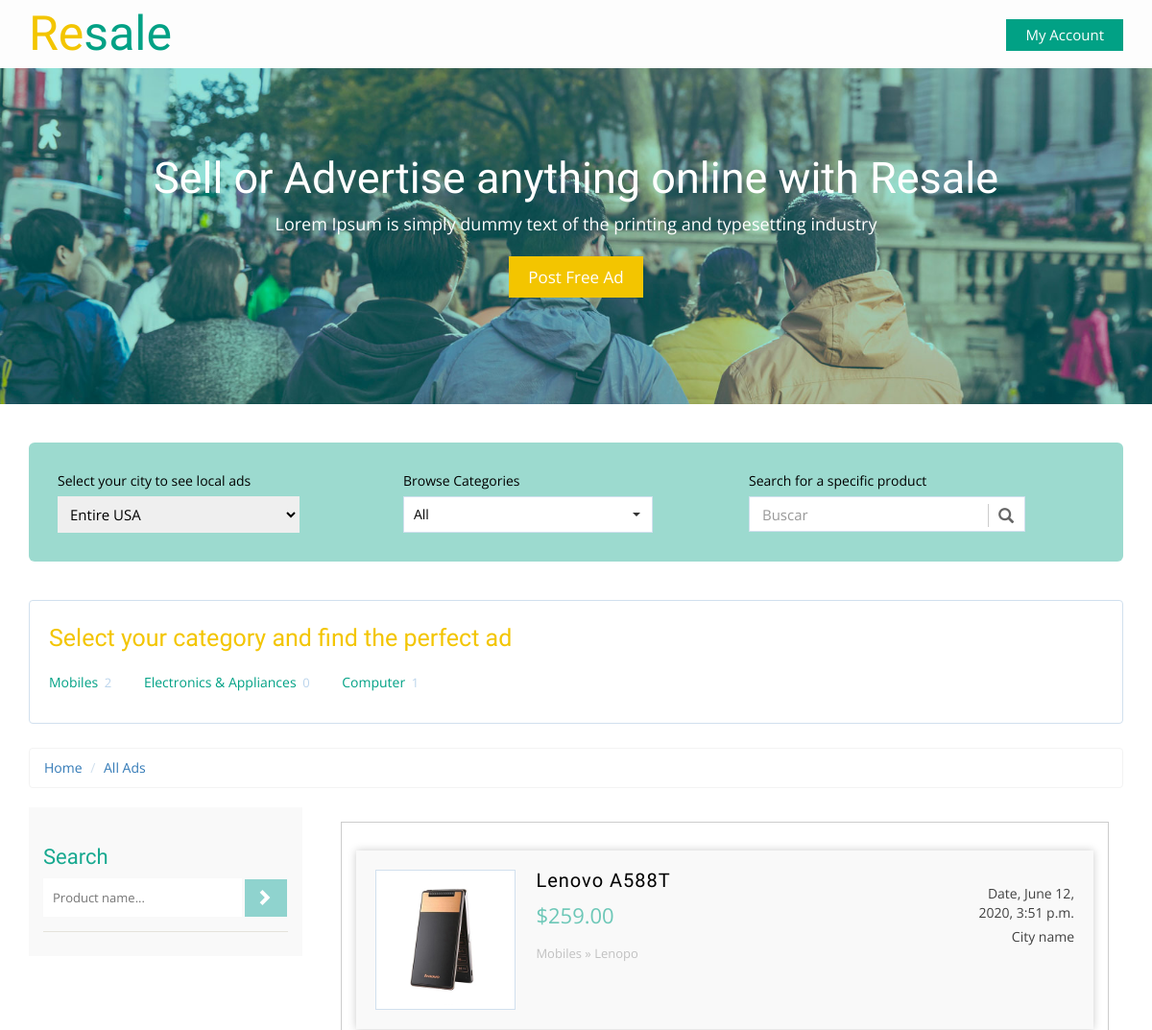
Before: /products/ (upper part) with the older database file.
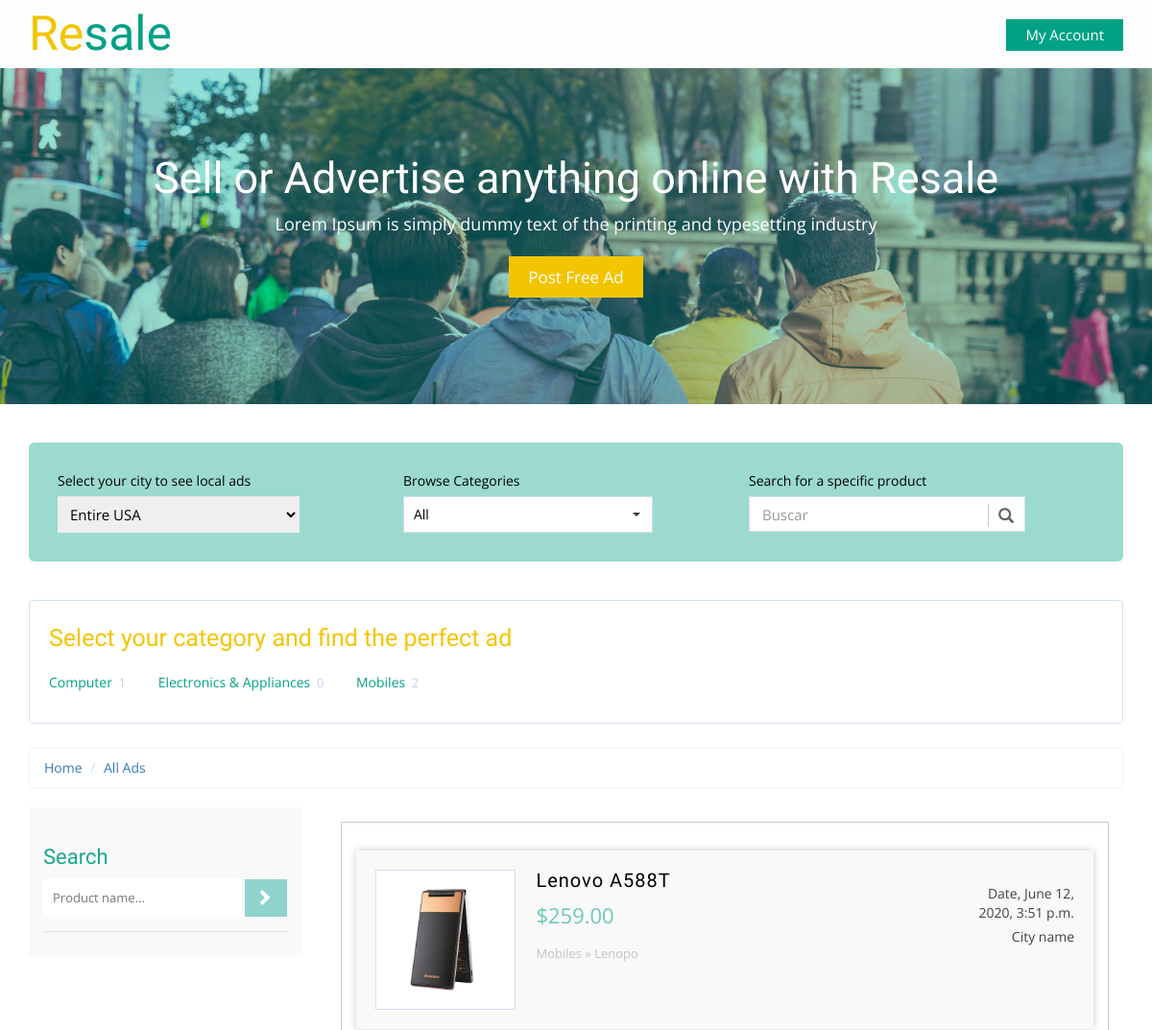
After: the same page with the newer database file.
### product/models.py (models this page shows, shortened)
class Category(models.Model):
	category_name 	= models.CharField(max_length=50)
	image 			= models.ImageField(upload_to='category/', blank=True, null=True)
	slug 			= models.SlugField(blank=True, null=True)
	class Meta:
		verbose_name = 'category'
		verbose_name_plural = 'categories'
	def __str__(self):
		return self.category_name

class Product(models.Model):
	CONDITION_TYPE = (
		("New", "New"),
		("Used", "Used")
	)
	name 		= models.CharField(max_length=100)
	owner 		= models.ForeignKey(User, on_delete=models.CASCADE)
	description = models.TextField(max_length=500)
	condition 	= models.CharField(max_length=100, choices=CONDITION_TYPE)
	category 	= models.ForeignKey('Category', on_delete=models.SET_NULL, null=True)
	brand 		= models.ForeignKey('Brand' , on_delete=models.SET_NULL, null=True)
	price 		= models.DecimalField(max_digits=10, decimal_places=2)
	image 		= models.ImageField(upload_to='main_product/', blank=True, null=True)
	created 	= models.DateTimeField(default=timezone.now)
	slug 		= models.SlugField(blank=True, null=True)
	def __str__(self):
		return self.name

class Brand(models.Model):
    brand_name = models.CharField(max_length=50)
    class Meta:
        verbose_name = 'brand'
        verbose_name_plural = 'brands'
    def __str__(self):
        return self.brand_name

### product/views.py (the view, shortened to what this page needs)
# urls.py: path('', views.productlist, name='product_list'),
def productlist(request, category_slug=None):
	category = None
	productlist  = Product.objects.all()
	categorylist = Category.objects.annotate(total_products=Count('product')) # total_products is based on the 'category rel with Product - One-to-Many'
	if category_slug:
		category = get_object_or_404(Category ,slug=category_slug)
		productlist = productlist.filter(category=category)
	search_query = request.GET.get('q')
	paginator = Paginator(productlist, 2) # Show 25 contacts per page
	page = request.GET.get('page')
	productlist = paginator.get_page(page)
	template = 'Product/product_list.html'
	context = {
		'product_list' : productlist,
		'category_list': categorylist,
		'category'     : category,}
	return render(request, template, context)

### product/templates/Product/product_list.html (shortened to what this page needs)
{% extends "base.html" %}
{% load static %}
{% block content %}
	<div class="total-ads main-grid-border">
		<div class="container">
			<div class="select-box">
				<div class="select-city-for-local-ads ads-list">
					<label>Select your city to see local ads</label>
					<select>
						<optgroup label="Popular Cities">
							<option selected style="display:none;color:#eee;">Entire USA</option>
						</optgroup>
					</select>
				</div>
				<div class="browse-category ads-list">
					<label>Browse Categories</label>
					<select class="selectpicker show-tick" data-live-search="true">
						<option data-tokens="Mobiles">All</option>
					</select>
				</div>
				<div class="search-product ads-list">
					<label>Search for a specific product</label>
					<div class="search">
						<div id="custom-search-input">
							<div class="input-group">
								<input type="text" class="form-control input-lg" placeholder="Buscar" />
								<span class="input-group-btn">
									<button class="btn btn-info btn-lg" type="button">
									<i class="glyphicon glyphicon-search"></i>
									</button>
								</span>
							</div>
						</div>
					</div>
				</div>
			</div>
			<div class="all-categories">
				<h3> Select your category and find the perfect ad</h3>
				<ul class="all-cat-list">
					{% if category_list %}
						{% for category in category_list %}
							<li>
								<a href="{% url 'products:product_list_category' category.slug %}">
									{{category}}
									<span class="num-of-ads">{{category.total_products}}</span>
								</a>
							</li>
						{% endfor %}
					{% else %}
						<p style="padding-left: 20px; color:#01A185;">No category found.</p>
					{% endif %}
				</ul>
			</div>
			<ol class="breadcrumb" style="margin-bottom: 5px;">
				<li><a href="/">Home</a></li>
				<li class="active"><a href="{% url 'products:product_list' %}">All Ads</a></li>
			</ol>
			<div class="ads-grid">
				<div class="side-bar col-md-3">
					<div class="search-hotel">
						<h3 class="sear-head">Search</h3>
						<form method="GET" action="{% url 'products:product_list' %}">
							<input type="text" placeholder="Product name..." name="q"  required="">
							<input type="submit" value=" ">
						</form>
					</div>
				</div>
				<div class="ads-display col-md-9">
					<div class="wrapper">
						<div class="bs-example bs-example-tabs" role="tabpanel" data-example-id="togglable-tabs">
							<div id="myTabContent" class="tab-content">
								<div role="tabpanel" class="tab-pane fade in active" id="home" aria-labelledby="home-tab">
									<div>
										<div id="container">
											<ul class="list">
				{% if product_list %}
					{% for product in product_list %}
						<a href="{% url 'products:product_detail' product.slug %}">
							<li>
								<img src="{{product.image.url}}" title="" alt="{{product.name}}" />
								<section class="list-left">
									<h5 class="title">{{product.name}}</h5>
									<span class="adprice">${{product.price}}</span>
									<p class="catpath">{{product.category}} » {{product.brand}}</p>
								</section>
								<section class="list-right">
									<span class="date">Date, {{product.created}}</span>
									<span class="cityname">City name</span>
								</section>
								<div class="clearfix"></div>
							</li>
						</a>
					{% endfor %}
				{% else %}
					<p>No searched product found.</p>
				{% endif %}
											</ul>
										</div>
									</div>
								</div>
							</div>
						</div>
					</div>
				</div>
			</div>
		</div>
	</div>
{% endblock content %}

Changed rows visible on the page:
changed Category "Computer": moves up the list
changed Category "Electronics & Appliances": moves down the list
